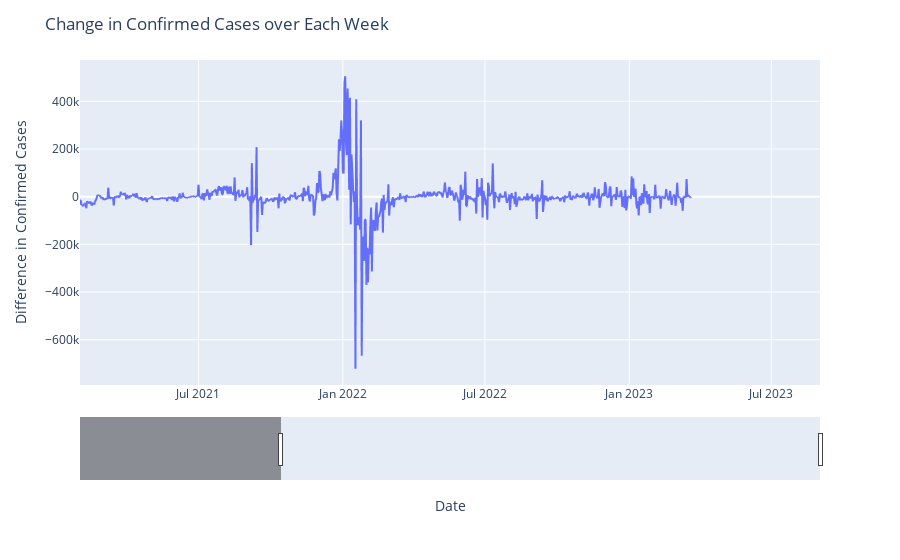

The cell this chart's notebook holds for it:
### Code cell
# Creating the seasonal difference again
master_df["weekly_difference"] = master_df["new_confirmed"].diff(7)

# Plotting the seasonal difference
fig = px.line(master_df, x=master_df.index, y="weekly_difference")

fig.update_layout(
    yaxis_title="Difference in Confirmed Cases", 
    xaxis_title="Date",
    title="Change in Confirmed Cases over Each Week",
    xaxis_rangeslider_visible=True,
    xaxis_range=["2021-01-31", "2023-09-01"]
)

fig.show()

### Figure 1 — Plotly figure (JSON) as saved in the notebook; plotly's stock layout.template omitted (floating-point values rounded to 4 significant figures; data arrays with more than 128 entries replaced by an {"elided": "..."} marker saying what was removed)
{"data": [{"hovertemplate": "date=%{x}<br>weekly_difference=%{y}<extra></extra>", "legendgroup": "", "line": {"color": "#636efa", "dash": "solid"}, "marker": {"symbol": "circle"}, "mode": "lines", "name": "", "showlegend": false, "type": "scattergl", "x": {"elided": "1131 str values"}, "xaxis": "x", "y": {"elided": "1131 int values"}, "yaxis": "y"}], "layout": {"legend": {"tracegroupgap": 0}, "margin": {"t": 60}, "title": {"text": "Change in Confirmed Cases over Each Week"}, "xaxis": {"anchor": "y", "domain": [0, 1], "range": ["2021-01-31", "2023-09-01"], "rangeslider": {"visible": true}, "title": {"text": "Date"}}, "yaxis": {"anchor": "x", "domain": [0, 1], "title": {"text": "Difference in Confirmed Cases"}}}}
